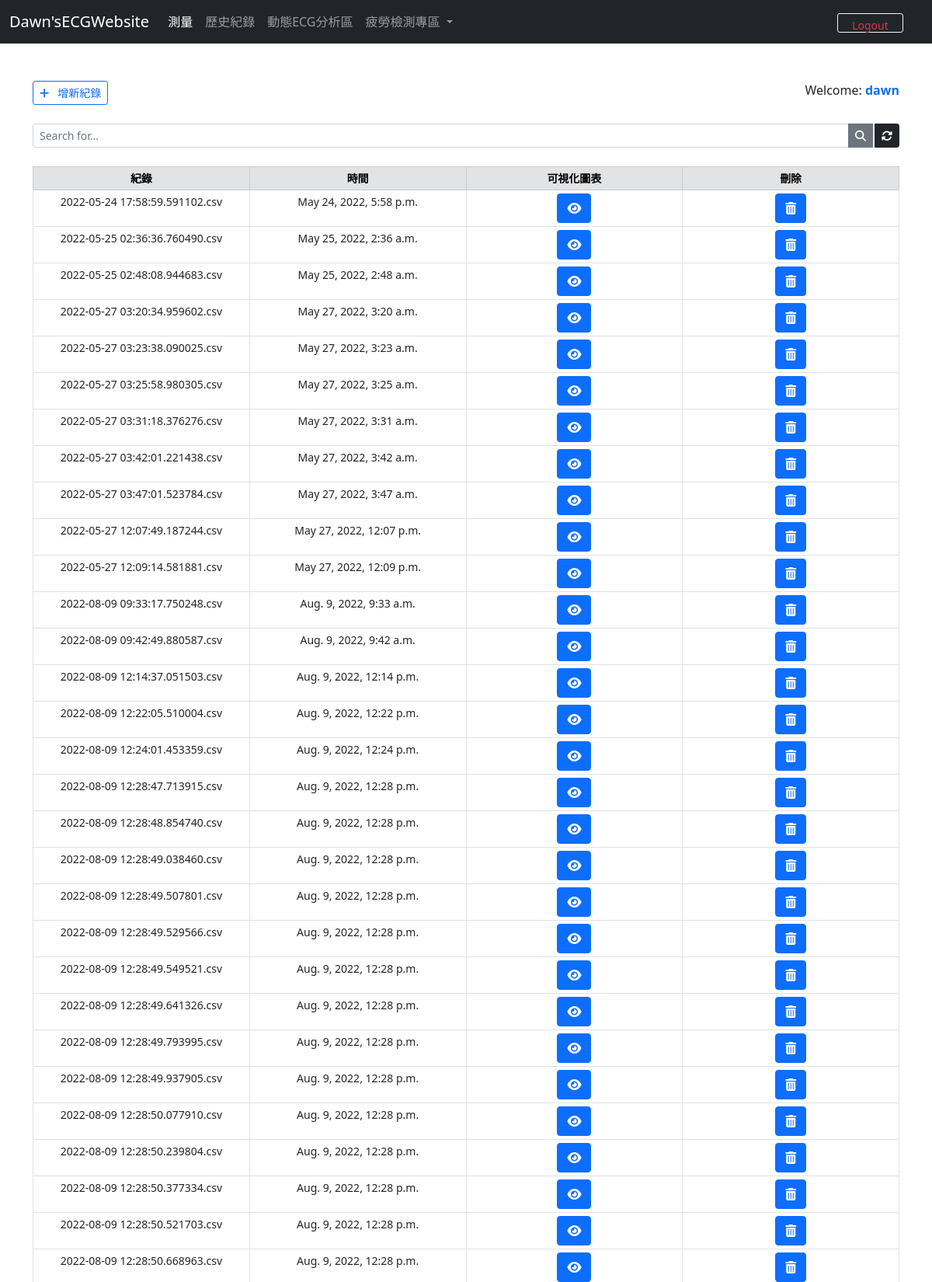
The app's page /backend/ (signed in, upper part) with its own data.
### ecgwebsite/models.py (models this page shows, shortened)
class ECGRecord(models.Model):
    user = models.ForeignKey(User,on_delete = models.CASCADE,related_name = "ECGRecoed",null = True)
    ecgrecord = models.FileField(upload_to = upload_to)
    detecttime = models.DateTimeField(auto_now = True)

### ecgwebsite/views.py (the view)
# urls.py: path('backend/',views.backend, name="backend"),
@cache_control(no_cache=True, must_revalidate=True, no_store=True)
@login_required(login_url='/login/')
def backend(request):
    records = models.ECGRecord.objects.all()
    return render(request, 'datadashboard.html',context={'records':records})

### ecgwebsite/templates/datadashboard.html (shortened to what this page needs)
{%extends 'base.html'%}
{% block nav-btn %}
<div class="text-lignt" id="sidebar" data-bs-toggle="offcanvas" data-bs-target="#offcanvasRight" aria-controls="offcanvasRight">
    <i class="fas fa-bars ">  </i>
</div>
    <a href="{% url 'logout' %}" class="btn btn-outline-danger border-light btn-sm" id="btn-nav">Logout</a>
{% endblock nav-btn %}
{% block navbar-item %}
  <li class="nav-item">
    <a class="nav-link active" href="{% url 'detect' %}">測量</a>
  </li>
  <li class="nav-item">
    <a class="nav-link" href="{% url 'backend' %}">歷史紀錄</a>
  </li>
  <li class="nav-item">
    <a class="nav-link" href="{% url 'exercise' %}">動態ECG分析區</a>
  </li>
  <li class="nav-item dropdown">
    <a class="nav-link dropdown-toggle" href="#" id="navbarDropdown" role="button" data-bs-toggle="dropdown" aria-expanded="false">
        疲勞檢測專區
    </a>
  </li>
{% endblock navbar-item %}
{% block content %}
<div class="container">
    <br><br>
    <div class="d-flex justify-content-between">
    <a href="{% url 'detect' %}" class="btn btn-outline-primary btn-sm"><i class="fas fa-plus"></i>&nbsp;&nbsp; 增新紀錄</a>
    <span>
        Welcome: <strong><span class="text-primary">{{user.get_username}}</span></strong>
    </span></div>
    <form>
        <div class="input-group input-group-sm mb-3 mt-4">
            <input name="q" type="text" class="form-control" placeholder="Search for..." value="{{ request.GET.q }}">
            <button class="btn btn-secondary"><i class="fas fa-search"></i></button>
            <a href="{% url 'backend' %}" class="btn btn-dark" style="margin-left: 2px;"><i class="fas fa-sync-alt"></i></a>
        </div>
    </form>
    <center>
        <table class="table table-bordered table-sm mt-4" style="text-align: center; font-size: 14px;">
            <thead class="table-secondary">
                <tr>
                    <th style="width: 25%">紀錄</th>
                    <th style="width: 25%">時間</th>
                    <th style="width: 25%">可視化圖表</th>
                    <th style="width: 25%">刪除</th>
                </tr>
            </thead>
            {% for record in records %}
            <tr>
                <td>{{ record.ecgrecord }}</td>
                <td>{{ record.detecttime }}</td>
                <td><a href="/analysis/{{record.id}}" class="btn btn-primary" title="viewRecord"><i class="fa-solid fa-eye"></a></i></td>
                <td><a href="/delete_rec/{{record.id}}" class="btn btn-primary" title="Edit Patient"><i class="fas fa-trash-alt"></i></a></td>
            </tr>
            {% endfor %}
        </table>
    </center>
</div>
{%endblock content%}

### ecgwebsite/static/css/style.css (style rules this page uses)
html, body { height:100%; margin: 0; max-width: 100%; }
#btn-nav { width: 85px; height: 25px; float: right; margin-right: 25px; margin-top: 2px; }

### records on screen
ECGRecord: ecgrecord "2022-05-24 17:58:59.591102.csv", detecttime "May 24, 2022, 5:58 p.m."
ECGRecord: ecgrecord "2022-05-25 02:36:36.760490.csv", detecttime "May 25, 2022, 2:36 a.m."
ECGRecord: ecgrecord "2022-05-25 02:48:08.944683.csv", detecttime "May 25, 2022, 2:48 a.m."
ECGRecord: ecgrecord "2022-05-27 03:20:34.959602.csv", detecttime "May 27, 2022, 3:20 a.m."
ECGRecord: ecgrecord "2022-05-27 03:23:38.090025.csv", detecttime "May 27, 2022, 3:23 a.m."
ECGRecord: ecgrecord "2022-05-27 03:25:58.980305.csv", detecttime "May 27, 2022, 3:25 a.m."
ECGRecord: ecgrecord "2022-05-27 03:31:18.376276.csv", detecttime "May 27, 2022, 3:31 a.m."
ECGRecord: ecgrecord "2022-05-27 03:42:01.221438.csv", detecttime "May 27, 2022, 3:42 a.m."
ECGRecord: ecgrecord "2022-05-27 03:47:01.523784.csv", detecttime "May 27, 2022, 3:47 a.m."
ECGRecord: ecgrecord "2022-05-27 12:07:49.187244.csv", detecttime "May 27, 2022, 12:07 p.m."
ECGRecord: ecgrecord "2022-05-27 12:09:14.581881.csv", detecttime "May 27, 2022, 12:09 p.m."
ECGRecord: ecgrecord "2022-08-09 09:33:17.750248.csv", detecttime "Aug. 9, 2022, 9:33 a.m."
ECGRecord: ecgrecord "2022-08-09 09:42:49.880587.csv", detecttime "Aug. 9, 2022, 9:42 a.m."
ECGRecord: ecgrecord "2022-08-09 12:14:37.051503.csv", detecttime "Aug. 9, 2022, 12:14 p.m."
ECGRecord: ecgrecord "2022-08-09 12:22:05.510004.csv", detecttime "Aug. 9, 2022, 12:22 p.m."
ECGRecord: ecgrecord "2022-08-09 12:24:01.453359.csv", detecttime "Aug. 9, 2022, 12:24 p.m."
ECGRecord: ecgrecord "2022-08-09 12:28:47.713915.csv", detecttime "Aug. 9, 2022, 12:28 p.m."
ECGRecord: ecgrecord "2022-08-09 12:28:48.854740.csv", detecttime "Aug. 9, 2022, 12:28 p.m."
ECGRecord: ecgrecord "2022-08-09 12:28:49.038460.csv", detecttime "Aug. 9, 2022, 12:28 p.m."
ECGRecord: ecgrecord "2022-08-09 12:28:49.507801.csv", detecttime "Aug. 9, 2022, 12:28 p.m."
ECGRecord: ecgrecord "2022-08-09 12:28:49.529566.csv", detecttime "Aug. 9, 2022, 12:28 p.m."
ECGRecord: ecgrecord "2022-08-09 12:28:49.549521.csv", detecttime "Aug. 9, 2022, 12:28 p.m."
ECGRecord: ecgrecord "2022-08-09 12:28:49.641326.csv", detecttime "Aug. 9, 2022, 12:28 p.m."
ECGRecord: ecgrecord "2022-08-09 12:28:49.793995.csv", detecttime "Aug. 9, 2022, 12:28 p.m."
ECGRecord: ecgrecord "2022-08-09 12:28:49.937905.csv", detecttime "Aug. 9, 2022, 12:28 p.m."
ECGRecord: ecgrecord "2022-08-09 12:28:50.077910.csv", detecttime "Aug. 9, 2022, 12:28 p.m."
ECGRecord: ecgrecord "2022-08-09 12:28:50.239804.csv", detecttime "Aug. 9, 2022, 12:28 p.m."
ECGRecord: ecgrecord "2022-08-09 12:28:50.377334.csv", detecttime "Aug. 9, 2022, 12:28 p.m."
ECGRecord: ecgrecord "2022-08-09 12:28:50.521703.csv", detecttime "Aug. 9, 2022, 12:28 p.m."
ECGRecord: ecgrecord "2022-08-09 12:28:50.668963.csv", detecttime "Aug. 9, 2022, 12:28 p.m."

### other values on screen
{{ user.get_username }} "dawn"
